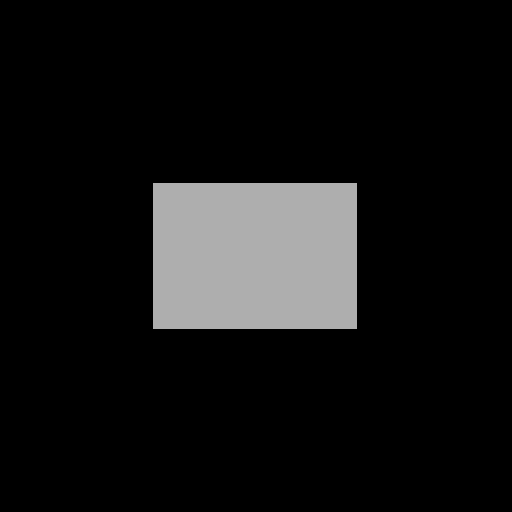
#> input picture E04/B1.png, 512 x 512 px
$ python E04.py   (older library calls are emulated)
#> lines starting #> are read from the running program, lines starting #| are printed output that depends on the picture; after the words box and inside, x2 and y2 are one past the last pixel; in counts of white or black regions, pixels touching at a corner belong together
# -*- coding: utf-8 -*-
"""
Module:
=======
Bildverarbeitung 1

Exercise:
=========
E04 - Histograms, Filters, Convolution and Fourier-Transform

Authors:
========
Dobert, Tim         (6427948)
Möllers, Konstantin (6313136)

"""

from __future__ import division

import matplotlib.pyplot as plt
import numpy as np
from numpy.fft import fft, ifft, fft2, ifft2
from scipy import misc
from scipy.signal import fftconvolve


# [25 lines left out: function apply_func_2d, not called in this run]


class Image:
    def __init__(self, array):
        self.image = array

    @staticmethod
    def from_file(filename):
        """
        Creates an image from a file.

        :param filename: Filename to obtain the image file.
        :return: image instance.
        """
#> called with filename = 'B1.png'
        return Image(misc.imread(filename, flatten=True))
#> in __init__, `self.image = array`:
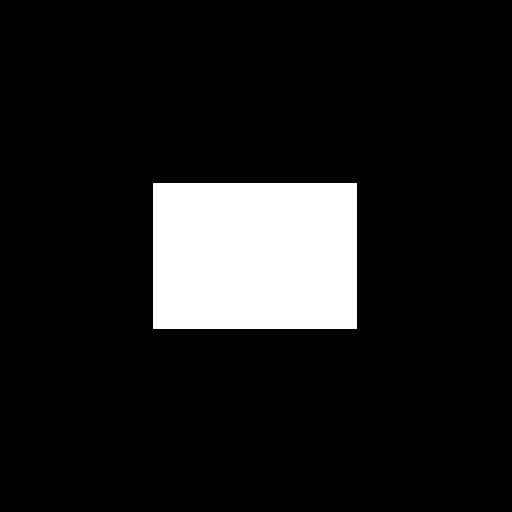
#> self.image: shape (512, 512) float32; values 0 (black) and 174 (white), 11.4% white; 1 white region, box (x1, y1, x2, y2) and area: (153, 183, 357, 329) 29784
#> in __init__ (call 2), `self.image = array`:
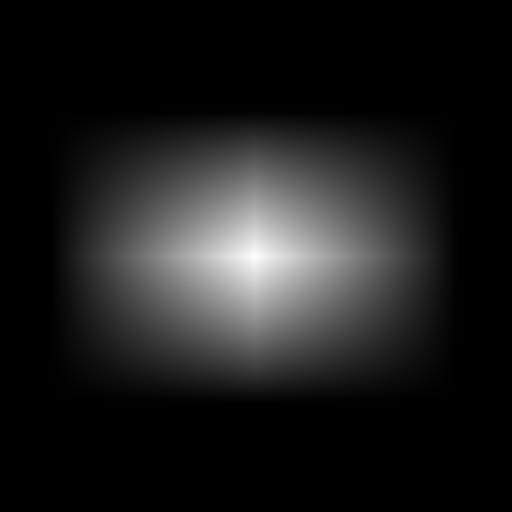
#> self.image: shape (512, 512) float32; min -48, max 901740416, mean 102452992; drawn with min black and max white

    # [49 lines left out: functions from_histogram, from_frequency_domain, from_lena, plot_gray, not called in this run]

    def save(self, filename):
        """
        Saves the image to file.

        :param filename: Filename for the saved image.
        """
#> called with filename = 'B2.png'
        misc.imsave(filename, self.image)

    # [13 lines left out: function histogram, not called in this run]

    def convolve(self):
        """
        Convolution method with respect to padding.

        :param other: The other image to convolve with this.
        """
        return Image(fftconvolve(self.image, self.image, mode='same'))

    # [43 lines left out: functions normalize_gray_values, fourier_transform, not called in this run]


if __name__ == '__main__':
    # Exercise 1d)
    b1 = Image.from_file("B1.png")
    b2 = b1.convolve()
    b2.save("B2.png")

    # # Exercise 2a)
    # lena = Image.from_lena()
    #
    # normalized_lena = lena.normalize_gray_values()
    # normalized_lena.save("normalized_lena.png")
    #
    # # Histograms:
    # lena.histogram().save("histogram_lena.png")
    # normalized_lena.histogram().save("histogram_normalized_lena.png")
    #
    # # Exercise 2b)
    # fft_image = lena.fourier_transform()
    # rev_image = Image.from_frequency_domain(fft_image)
    # rev_image.save("rev_image.png")
